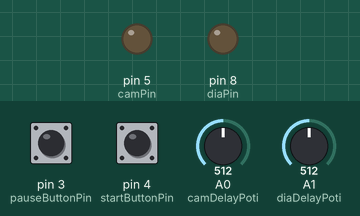
This sketch was run on a simulated Arduino Uno, built with avr-gcc and run on an emulated ATmega328P. Parts: output pins drawn as LEDs (lit = HIGH). Dashed ring = blinking. Inputs (shaded band) come from the test bench; at power-on: pin 4 (startButtonPin) LOW, A1 (diaDelayPoti) = 512, pin 3 (pauseButtonPin) LOW, A0 (camDelayPoti) = 512.

Above: at 2.2 s.
2.3 s: pin 4 (startButtonPin) pulled HIGH for 0.15 s
At 3.81 s:
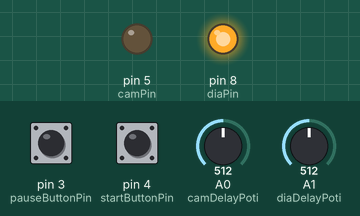
5.4 s: A1 (diaDelayPoti) set to 122
At 6.05 s:
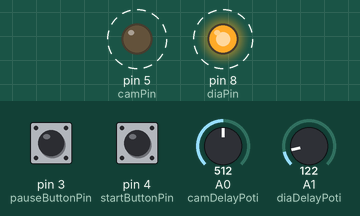
8.4 s: A1 (diaDelayPoti) set to 900
At 9.9 s:
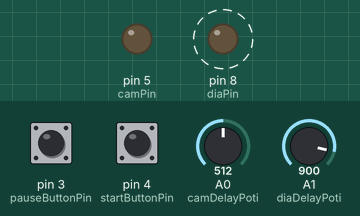
11.4 s: pin 4 (startButtonPin) pulled HIGH for 1 s
At 14.4 s:
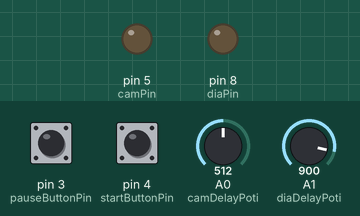
14.7 s: pin 4 (startButtonPin) pulled HIGH for 3.2 s
At 21.74 s:
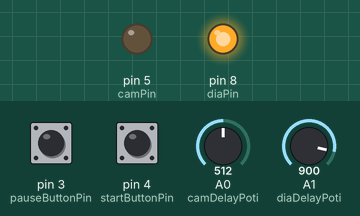
Timing chart, 0 to 21.8 s (numbered marks = the images above; inputs shaded):
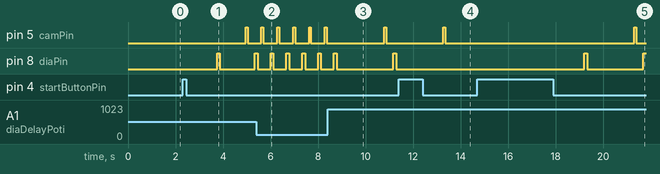

Measured:
- after the input at 2.3 s, pin 5 (camPin): LOW → HIGH after 2.7 s, → LOW 0.08 s later; pin 8 (diaPin): LOW → HIGH after 1.5 s, → LOW 0.12 s later, → HIGH 1.5 s later
- after the input at 5.4 s, pin 5 (camPin): alternates HIGH for 0.08 s and LOW for 0.59 s, starting after 0.22 s
- after the input at 8.4 s, pin 8 (diaPin): LOW → HIGH after 2.8 s, → LOW 0.12 s later
- after the input at 11.4 s, pin 8 (diaPin): stays LOW (without the input it goes to HIGH after 2.3 s)
- after the input at 14.7 s, pin 5 (camPin): LOW → HIGH after 6.6 s, → LOW 0.08 s later; pin 8 (diaPin): LOW → HIGH after 4.5 s, → LOW 0.12 s later, → HIGH 2.4 s later

The sketch:

digitdia.ino
```cpp
#include <EEPROMex.h>

const int camPin = 5;//6
const int diaPin = 8;
const int startButtonPin = 4;
const int pauseButtonPin = 3;
//const int dialedPin = 13;

int stataddress = 0;
int camDelayPoti = A0;
int diaDelayPoti = A1;

int diaMagMax = 50;
long statCount;
long delayAfterCamTriggerStd = 300;
long delayAfterDiaTriggerStd = 1200;
long camHighDur=80;//35
long diaHighDur=120;//150


int paused = false;
int pausePressed = false;
int startPressed = false;
int buttonState = LOW;
boolean ppressed = false;
boolean spressed = false;

boolean cycling = false;
long delayAfterCamTrigger = 0;
long delayAfterDiaTrigger = 0;
int diaCount = 0;

boolean diaTriggered = false;
boolean camTriggered = false;
unsigned long TIMER = 0;

void setup() {
  ////EEPROM.writeLong(stataddress, 0L); //only once to reset
  statCount = EEPROM.readLong(stataddress);
  ////Serial.begin(9600);
  ////Serial.print("TOTAL CYCLES TILL NOW: ");
  ////Serial.println(statCount);

  pinMode(camPin, OUTPUT);
  pinMode(diaPin, OUTPUT);
  pinMode(pauseButtonPin, INPUT);

  //make sure EOS is ready
  digitalWrite(camPin, HIGH);
  digitalWrite(camPin, LOW);

  delay(1000);
  TIMER = millis();
}

void loop() {

  if(cycling && !paused && (diaCount < diaMagMax)) {
    delayAfterCamTrigger = delayAfterCamTriggerStd + map(analogRead(camDelayPoti), 0, 1023, -delayAfterCamTriggerStd, delayAfterCamTriggerStd);
    delayAfterDiaTrigger = delayAfterDiaTriggerStd + map(analogRead(diaDelayPoti), 0, 1023, -delayAfterDiaTriggerStd, delayAfterDiaTriggerStd);


    if(!diaTriggered && (TIMER + delayAfterCamTrigger) < millis()) {
      diaTriggered = true;

      digitalWrite(diaPin, HIGH);
      delay(diaHighDur);
      digitalWrite(diaPin, LOW);
     }


    if(!camTriggered && diaTriggered && (TIMER + delayAfterCamTrigger +delayAfterDiaTrigger) < millis()) {
      camTriggered = true;

      digitalWrite(camPin, HIGH);
      delay(camHighDur);
      digitalWrite(camPin, LOW);

      diaTriggered = false;
      camTriggered = false;
      TIMER = millis();
      diaCount++;
      statCount = statCount+1L;

      if(statCount != 0L && statCount % 40L == 0L) {
        EEPROM.updateLong(stataddress, statCount);
        //Serial.println(EEPROM.readLong(stataddress));
      }

      if(pausePressed && !paused) {
        paused = true;
        pausePressed = false;
      }
      if(startPressed) {
        startPressed = false;
        if(cycling) {
          cycling = false;
          diaCount = 0;
          TIMER = millis();
        }
      }
    }
  }
  else {
    if (pausePressed && paused) {
         paused = false;
         pausePressed = false;
         TIMER = millis();
    }

    if(startPressed) {
      startPressed = false;
      if(cycling) {
        cycling = false;
        diaCount = 0;
        TIMER = millis();
      }
    }

    if(diaCount == diaMagMax) {
     cycling = false;
     diaCount = 0;
     delay(750);
     digitalWrite(diaPin, HIGH);
     delay(diaHighDur);
     digitalWrite(diaPin, LOW);
    }
  }


  buttonState = digitalRead(startButtonPin);
  if (buttonState == HIGH) {
    spressed = true;
  }
  if(spressed && buttonState == LOW) { // released
      spressed = false;
      if(!cycling) {
        setup();
        cycling = true;
      } else {
        startPressed = true;
      }
  }

  buttonState = digitalRead(pauseButtonPin);
  if (buttonState == HIGH) {
    ppressed = true;
  }
  if(ppressed && buttonState == LOW) { // released
    ppressed = false;
    if(!cycling) {
      digitalWrite(camPin, HIGH);
      delay(camHighDur);
      digitalWrite(camPin, LOW);
    }
  }


  //tmp = analogRead(camDelayPoti);
 //Serial.println(delayAfterCamTrigger);

  //tmp = analogRead(diaDelayPoti);
 //Serial.println(delayAfterDiaTrigger);

  //delay(1);
}
```
